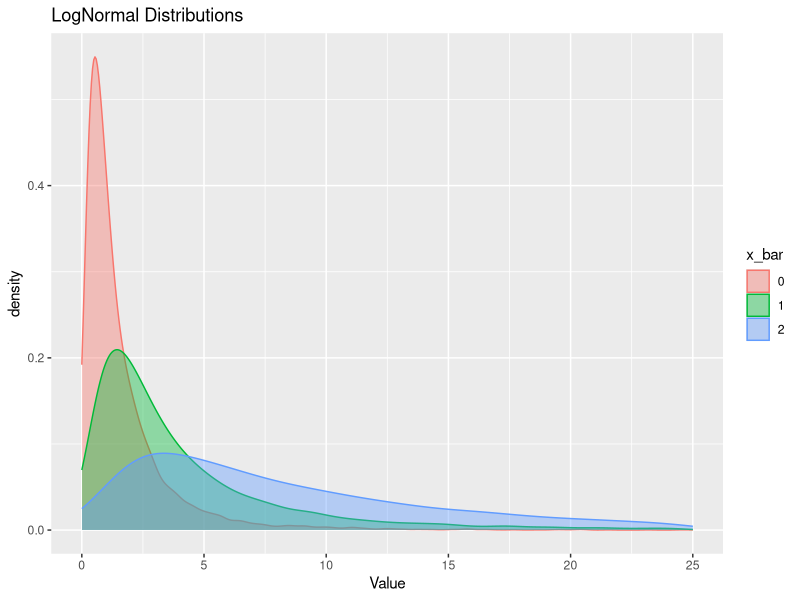
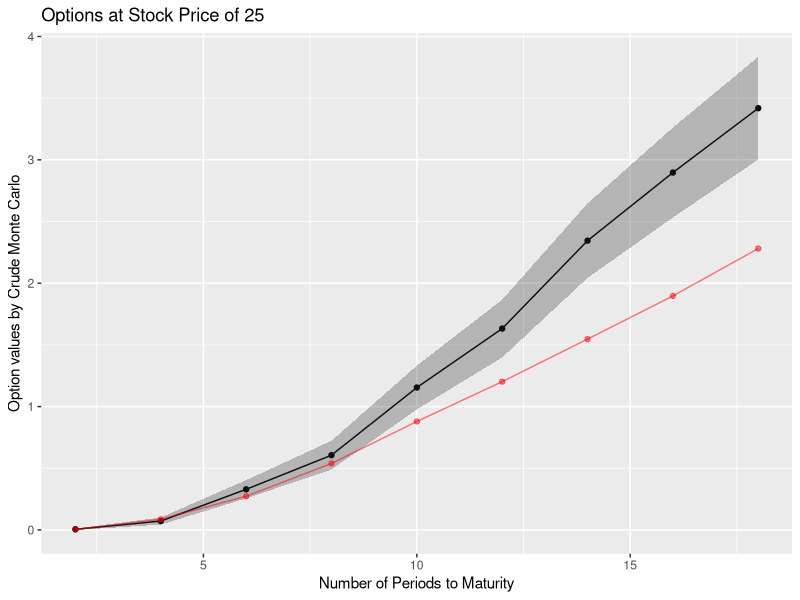
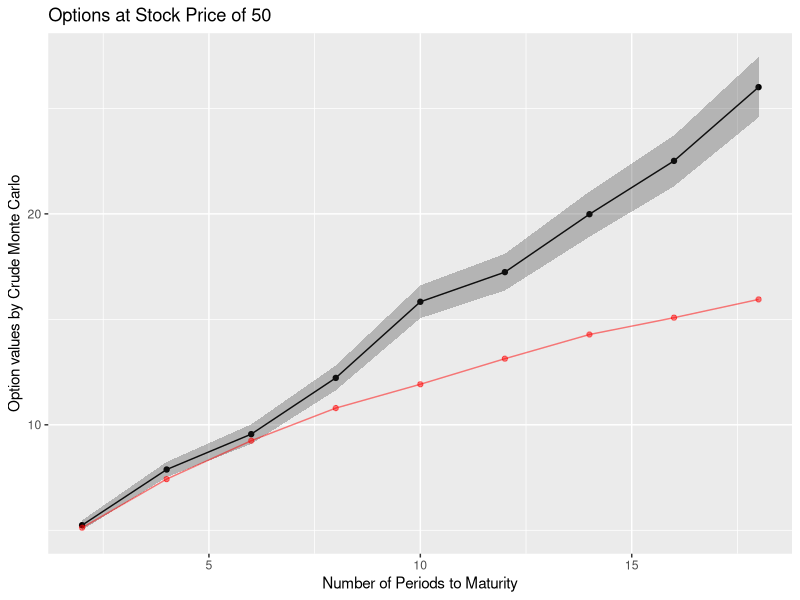
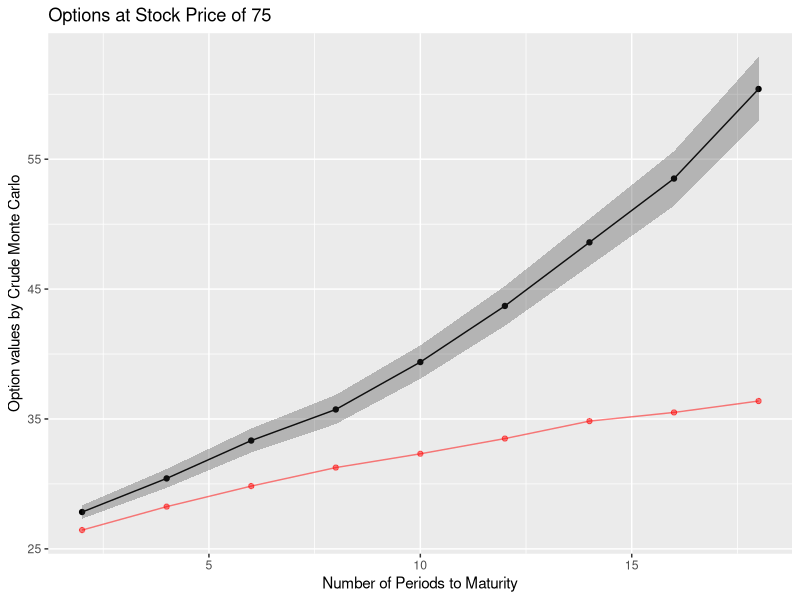
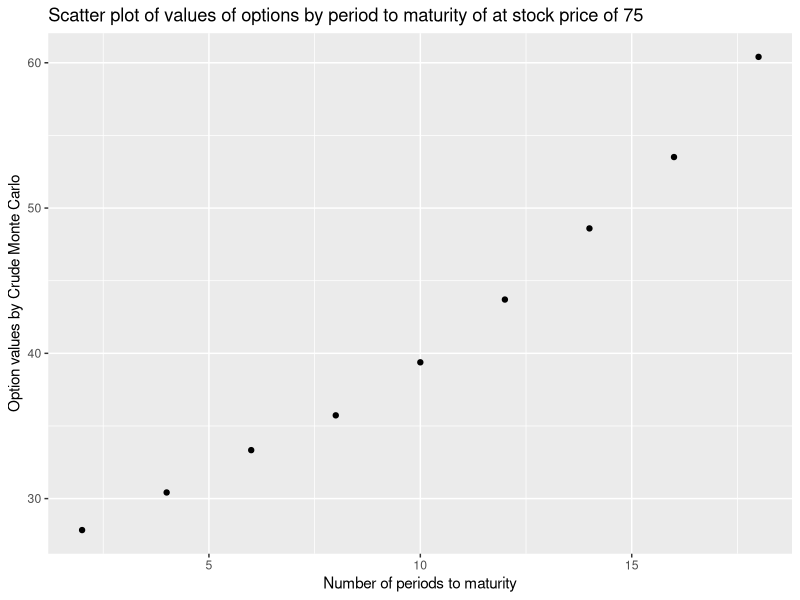
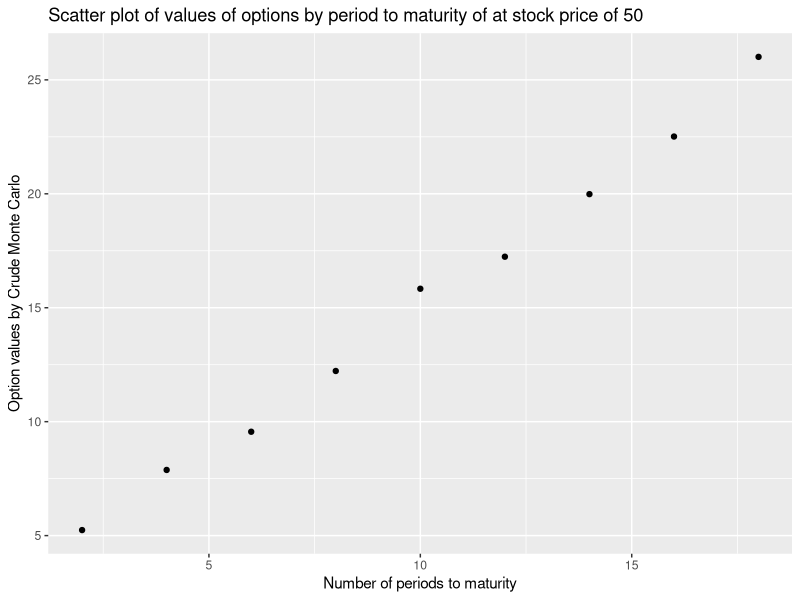
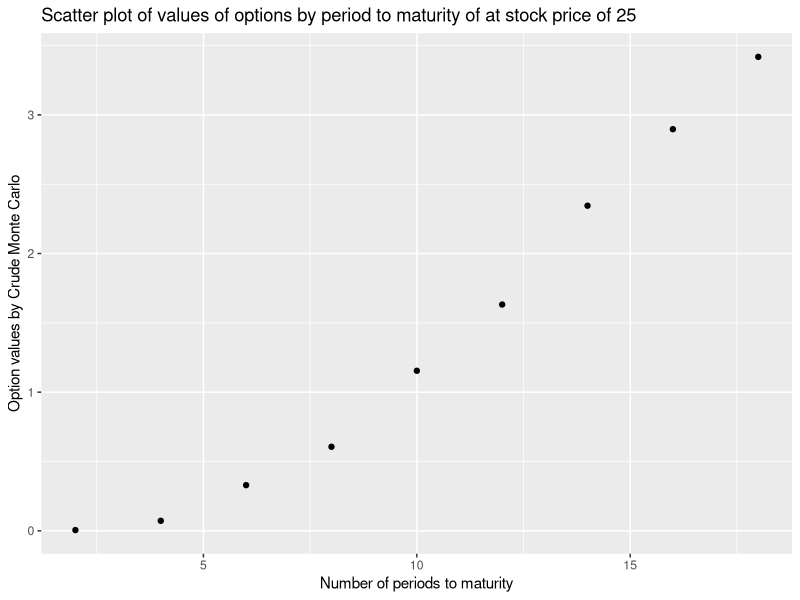

These charts were generated, in order, by the following R code:
## ---- chunk 1
knitr::opts_chunk$set(echo = FALSE)
set.seed(400)
library(tidyr)
library(tidyverse)
library(rmarkdown)
library(ggplot2)
library(dbplyr)
library(knitr)
## ---- chunk 2
sample1 <- rlnorm(n=1e4, mean=0, sd=1)
sample2 <- rlnorm(n=1e4, mean=1, sd=1)
sample3 <- rlnorm(n=1e4, mean=2, sd=1)
lognorms <- data.frame(Value = c(sample1, sample2, sample3), x_bar = factor(c(rep(0, length(sample1)), rep(1, length(sample2)), rep(2, length(sample3)))))
ggplot(data = lognorms, aes(x = Value, group = x_bar, fill = x_bar, color = x_bar)) +
  geom_density(adjust = 1.5, alpha = .4) + scale_x_continuous(limits =c(0, 25)) + ggtitle("LogNormal Distributions")
## ---- chunk 3
trials = 5000
periods_to_maturity = c(2,4,6,8,10,12,14,16,18,20)
stock_prices = c(25, 50, 75)
stockExerciseRatio = c(0.5, 1, 1.25)
E = 50
r = 0.015
sigma_squared = 0.025 
dividend = 0.25

#chosen from October 2021, but others can be chosen to try to match historical data
yield_points = c(.09,.1,.11,.16,.36)

inflation_rate = 0.062

#rate to be used to evaluate the present day value of an investment
risk_free_rate = function(inflation_rate, period_to_maturity){
  quarters = c(2,4,8,12,20)
  interpolate_yield_curve = approxfun(x = quarters, y = yield_points)
  return(inflation_rate - interpolate_yield_curve(period_to_maturity))
}


# an individual evaluation of a trial for a single option valuation problem
generate_option_val = function(stock_price, r, period_to_maturity, sigma){
  x_tilda = rnorm(periods_to_maturity, mean = 0, sd = 1)
  for (i in 1:period_to_maturity){
    new_q_price = stock_price * exp((r - (sigma^2)/2) + sigma * x_tilda[i])
    #case where trial needs to be restarted from price at quarter t rather than quarter 1(see p. 329 of Boyle(1977))
    if (new_q_price -  dividend <= 0){
      stock_price = generate_option_val(stock_price, r, period_to_maturity - i + 1, sigma)
      break 
    }
    #case where we need to pay out dividends to evaluate new stock price
    else{
      stock_price = new_q_price - dividend
    }
  }
  future_option_value = max(c(stock_price - E, 0))
  return(future_option_value - risk_free_rate(inflation_rate,period_to_maturity)*future_option_value)
}

#simulation looking at the case of 2 quarters to maturity and a stock price of 25 matching
option_vals = rep(NA, trials)
for (i in 1:trials){
  option_vals[i] = generate_option_val(stock_prices[1], r, periods_to_maturity[1],sqrt(sigma_squared))
}
# print(paste("option value: ",mean(option_vals)))
# print(paste("se of estimate: ",sd(option_vals)/(sqrt(trials))))
## ---- chunk 4
set.seed(400)
trials = 5000
periods_to_maturity = c(2,4,6,8,10,12,14,16,18,20)
stock_prices = c(25, 50, 75)
stockExerciseRatio = c(0.5, 1, 1.5)
E = 50
r = 0.015
sigma = 0.025 
dividend = 0.25

#chosen from October 2021, but others can be chosen to try to match historical data
yield_points = c(.09,.1,.11,.16,.36)
#yield_points = c(.04,.06,.9,.10,.14)
#inflation_rate = .1585
inflation_rate = 0.062

#rate to be used to evaluate the present day value of an investment
risk_free_rate = function(inflation_rate, periods_to_maturity){
  quarters = c(2,4,8,12,20)
  interpolate_yield_curve = approxfun(x = quarters, y = yield_points)
  return(inflation_rate - interpolate_yield_curve(periods_to_maturity))
}


# an individual evaluation of a trial for a single option valuation problem
generate_option_val = function(stock_price, r, periods_to_maturity, sigma){
  x_tilda = rnorm(periods_to_maturity, mean = 0, sd = 1)
  for (i in 1:periods_to_maturity){
    new_q_price = stock_price * exp((r - (sigma^2)/2) + sigma * x_tilda[i])
    #case where trial needs to be restarted from price at quarter t rather than quarter 1(see p. 329 of Boyle(1977))
    if (new_q_price -  dividend <= 0){
      stock_price = generate_option_val(stock_price, r, periods_to_maturity - i + 1, sigma)
      break 
    }
    #case where we need to pay out dividends to evaluate new stock price
    else{
      stock_price = new_q_price - dividend
    }
  }
  future_option_value = max(c(stock_price - E, 0))
  return(future_option_value - risk_free_rate(inflation_rate,periods_to_maturity)*future_option_value)
}

#simulation looking at the case of 2 quarters to maturity and a stock price of 25 matching
option_vals = rep(NA, trials)
newmean = c()
newsd = c()
option_mean_25 = c()
option_sd_25 = c()

## need this to make variable option_vals again but empty so numbers dont add to each other
option_vals = rep(NA, trials)

for (l in 1:9){
  for (i in 1:trials){
    option_vals[i] = generate_option_val(stock_prices[1], r, periods_to_maturity[l],sqrt(sigma))
  }
  option_mean_25 = append(option_mean_25,mean(option_vals))
  newsd = sd(option_vals)/(sqrt(trials))
  option_sd_25 = append(option_sd_25,newsd)
}

## now this is for stock prices at 50

option_vals = rep(NA, trials)
newmean = c()
newsd = c()
option_mean_50 = c()
option_sd_50 = c()
for (l in 1:9){
  for (i in 1:trials){
    option_vals[i] = generate_option_val(stock_prices[2], r, periods_to_maturity[l],sqrt(sigma))
  }
  option_mean_50 = append(option_mean_50,mean(option_vals))
  newsd = sd(option_vals)/(sqrt(trials))
  option_sd_50 = append(option_sd_50,newsd)
}


## now this is for stock prices at 75
option_vals = rep(NA, trials)
newmean = c()
newsd = c()
option_mean_75 = c()
option_sd_75 = c()
for (l in 1:9){
  for (i in 1:trials){
    option_vals[i] = generate_option_val(stock_prices[3], r, periods_to_maturity[l], sqrt(sigma))
  }
  option_mean_75 = append(option_mean_75,mean(option_vals))
  newsd = sd(option_vals)/(sqrt(trials))
  option_sd_75 = append(option_sd_75,newsd)
}

periods_to_maturity =c(2,4,6,8,10,12,14,16,18)

df_25 <- data.frame(Periods_til_maturity = periods_to_maturity, Option_values=option_mean_25, Standard_deviation=option_sd_25, lower_95_CI = option_mean_25 - 2*option_sd_25, upper_95_CI = option_mean_25 + 2*option_sd_25)
df_25 = round(df_25, 4)

df_50 <- data.frame(Periods_til_maturity = periods_to_maturity, Option_values=option_mean_50, Standard_deviation=option_sd_50, lower_95_CI = option_mean_50 - 2*option_sd_50, upper_95_CI = option_mean_50 + 2*option_sd_50)
df_50 = round(df_50, 4)

df_75 <- data.frame(Periods_til_maturity = periods_to_maturity, Option_values=option_mean_75,Standard_deviation=option_sd_75, lower_95_CI = option_mean_75 - 2*option_sd_75, upper_95_CI = option_mean_75 + 2*option_sd_75)
df_75 = round(df_75, 4)

## ---- chunk 5
df_25 %>% kable()

## ---- chunk 6
real_values_25 = c(0.004, 0.087, 0.273, 0.539, 0.879, 1.202, 1.547, 1.897, 2.281)
table1_25 = data.frame(x = periods_to_maturity, y = real_values_25)

real_values_50 = c(5.121, 7.427, 9.247, 10.793, 11.923, 13.135, 14.281, 15.079, 15.945)
table1_50 = data.frame(x = periods_to_maturity, y = real_values_50)

real_values_75 = c(26.445, 28.250, 29.832, 31.257, 32.319, 33.491, 34.835, 35.503, 36.382)
table1_75 = data.frame(x = periods_to_maturity, y = real_values_75)

ggplot() + 
  geom_point(aes(x=Periods_til_maturity, y=Option_values), df_25) + 
  geom_line(aes(x=Periods_til_maturity, y=Option_values), df_25) +
  geom_ribbon(aes(x=Periods_til_maturity, ymin = lower_95_CI, ymax = upper_95_CI), df_25, alpha = 0.3) + 
  geom_point(aes(x = x, y = y), data = table1_25, color = "red", alpha = 0.5) +
  geom_line(aes(x = x, y = y), data = table1_25, color = "red", alpha = 0.5) +
  xlab("Number of Periods to Maturity")+ ylab("Option values by Crude Monte Carlo")+
  ggtitle("Options at Stock Price of 25")

## ---- chunk 7
ggplot(df_50, aes(x=Periods_til_maturity, y=Option_values)) + 
  geom_point() + geom_line()+
  geom_ribbon(aes(ymin = lower_95_CI, ymax = upper_95_CI), alpha = 0.3) + 
  geom_point(aes(x = x, y = y), data = table1_50, color = "red", alpha = 0.5) +
  geom_line(aes(x = x, y = y), data = table1_50, color = "red", alpha = 0.5) +
  xlab("Number of Periods to Maturity")+
  ylab("Option values by Crude Monte Carlo")+
  ggtitle("Options at Stock Price of 50")
## ---- chunk 8
ggplot(df_75, aes(x=Periods_til_maturity, y=Option_values)) + 
  geom_point() + geom_line() +
  geom_ribbon(aes(ymin = lower_95_CI, ymax = upper_95_CI), alpha = 0.3) + 
  geom_point(aes(x = x, y = y), data = table1_75, color = "red", alpha = 0.5) +
  geom_line(aes(x = x, y = y), data = table1_75, color = "red", alpha = 0.5) +
  xlab("Number of Periods to Maturity")+ ylab("Option values by Crude Monte Carlo") +
  ggtitle("Options at Stock Price of 75")

## ---- chunk 9
#Back group code this should be include= False

set.seed(400)
trials = 5000
periods_to_maturity = c(2,4,6,8,10,12,14,16,18,20)
stock_prices = c(25, 50, 75)
stockExerciseRatio = c(0.5, 1, 1.5)
E = 50
r = 0.015
sigma = 0.025 
dividend = 0.25

#chosen from October 2021, but others can be chosen to try to match historical data
yield_points = c(.09,.1,.11,.16,.36)
#yield_points = c(.04,.06,.9,.10,.14)
#inflation_rate = .1585
inflation_rate = 0.062

#rate to be used to evaluate the present day value of an investment
risk_free_rate = function(inflation_rate, periods_to_maturity){
  quarters = c(2,4,8,12,20)
  interpolate_yield_curve = approxfun(x = quarters, y = yield_points)
  return(inflation_rate - interpolate_yield_curve(periods_to_maturity))
}


# an individual evaluation of a trial for a single option valuation problem
generate_option_val = function(stock_price, r, periods_to_maturity, sigma){
  x_tilda = rnorm(periods_to_maturity, mean = 0, sd = 1)
  for (i in 1:periods_to_maturity){
    new_q_price = stock_price * exp((r - (sigma^2)/2) + sigma * x_tilda[i])
    #case where trial needs to be restarted from price at quarter t rather than quarter 1(see p. 329 of Boyle(1977))
    if (new_q_price -  dividend <= 0){
      stock_price = generate_stock_price(stock_price, r, periods_to_maturity - i + 1, sigma)
      break 
    }
    #case where we need to pay out dividends to evaluate new stock price
    else{
      stock_price = new_q_price - dividend
    }
  }
  future_option_value = max(c(stock_price - E, 0))
  return(future_option_value - risk_free_rate(inflation_rate,periods_to_maturity)*future_option_value)
}

#simulation looking at the case of 2 quarters to maturity and a stock price of 25 matching
option_vals = rep(NA, trials)
newmean = c()
newsd = c()
option_mean_25 = c()
option_sd_25 = c()

## need this to make variable option_vals again but empty so numbers dont add to each other
option_vals = rep(NA, trials)

for (l in 1:9){
  for (i in 1:trials){
  option_vals[i] = generate_option_val(stock_prices[1], r, periods_to_maturity[l],sqrt(sigma))


}
  option_mean_25 = append(option_mean_25,mean(option_vals))
  newsd = sd(option_vals)/(sqrt(trials))
  option_sd_25 = append(option_sd_25,newsd)
}



## now this is for stock prices at 50

option_vals = rep(NA, trials)
newmean = c()
newsd = c()
option_mean_50 = c()
option_sd_50 = c()
for (l in 1:9){
  for (i in 1:trials){
  option_vals[i] = generate_option_val(stock_prices[2], r, periods_to_maturity[l],sqrt(sigma))


}
  option_mean_50 = append(option_mean_50,mean(option_vals))
  newsd = sd(option_vals)/(sqrt(trials))
  option_sd_50 = append(option_sd_50,newsd)
}




## now this is for stock prices at 75

option_vals = rep(NA, trials)
newmean = c()
newsd = c()
option_mean_75 = c()
option_sd_75 = c()
for (l in 1:9){
  for (i in 1:trials){
  option_vals[i] = generate_option_val(stock_prices[3], r, periods_to_maturity[l],sqrt(sigma))


}
  option_mean_75 = append(option_mean_75,mean(option_vals))
  newsd = sd(option_vals)/(sqrt(trials))
  option_sd_75 = append(option_sd_75,newsd)
}





df_25 <- data.frame(Periods_till_maturity=c(2,4,6,8,10,12,14,16,18),
  Option_values=option_mean_25,
                 Standard_deviation=option_sd_25)

df_25
df_50 <- data.frame(Periods_till_maturity=c(2,4,6,8,10,12,14,16,18),
  Option_values=option_mean_50,
                 Standard_deviation=option_sd_50)

df_50
df_75 <- data.frame(Periods_till_maturity=c(2,4,6,8,10,12,14,16,18),
  Option_values=option_mean_75,
                 Standard_deviation=option_sd_75)

df_75


## ---- chunk 10
df_25
df_50
df_75
## ---- chunk 11
ggplot(df_75, aes(x=Periods_till_maturity, y=Option_values)) + 
  geom_point()+
  xlab("Number of periods to maturity")+
  ylab("Option values by Crude Monte Carlo")+
  ggtitle("Scatter plot of values of options by period to maturity of at stock price of 75")


ggplot(df_50, aes(x=Periods_till_maturity, y=Option_values)) + 
  geom_point()+
  xlab("Number of periods to maturity")+
  ylab("Option values by Crude Monte Carlo")+
  ggtitle("Scatter plot of values of options by period to maturity of at stock price of 50")


ggplot(df_25, aes(x=Periods_till_maturity, y=Option_values)) + 
  geom_point()+
  xlab("Number of periods to maturity")+
  ylab("Option values by Crude Monte Carlo")+
  ggtitle("Scatter plot of values of options by period to maturity of at stock price of 25")
